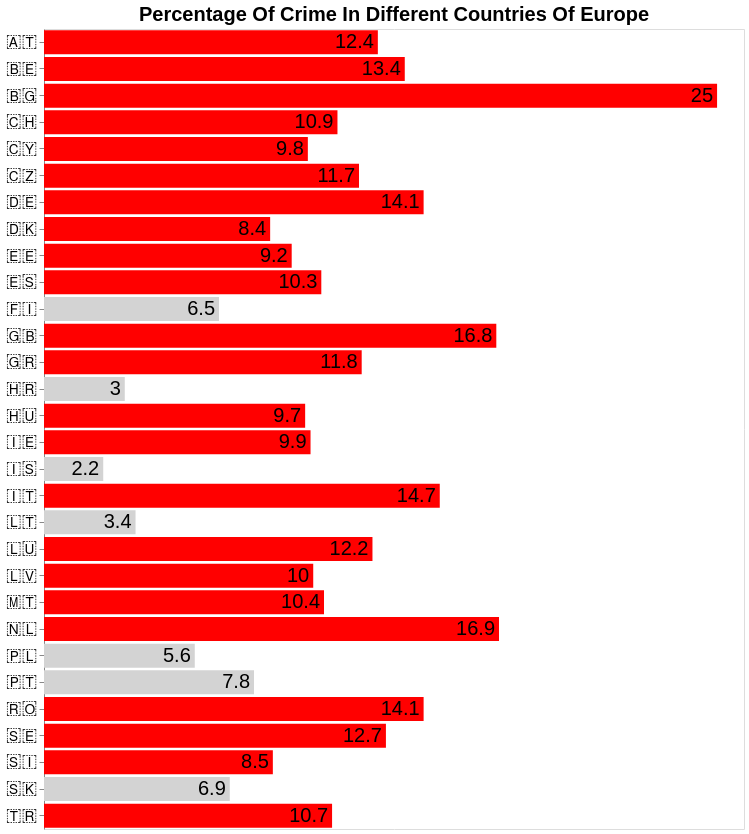

Vega-Lite specification for this chart:
### Vega-Lite specification from a JSON file in a GitHub repository (floating-point values rounded to 4 significant figures)
{"$schema": "https://vega.github.io/schema/vega-lite/v4.json", "description": "Vega-Lite version of bar chart from https://observablehq.com/@d3/learn-d3-scales.", "title": {"text": "Percentage Of Crime In Different Countries Of Europe", "fontSize": 20}, "width": 700, "height": 800, "background": "white", "data": {"values": [{"country": "🇦🇹", "PercentageofCrime": 12.4}, {"country": "🇧🇪", "PercentageofCrime": 13.4}, {"country": "🇧🇬", "PercentageofCrime": 25}, {"country": "🇨🇭", "PercentageofCrime": 10.9}, {"country": "🇨🇾", "PercentageofCrime": 9.8}, {"country": "🇨🇿", "PercentageofCrime": 11.7}, {"country": "🇩🇪", "PercentageofCrime": 14.1}, {"country": "🇩🇰", "PercentageofCrime": 8.4}, {"country": "🇪🇪", "PercentageofCrime": 9.2}, {"country": "🇬🇷", "PercentageofCrime": 11.8}, {"country": "🇪🇸", "PercentageofCrime": 10.3}, {"country": "🇫🇮", "PercentageofCrime": 6.5}, {"country": "🇭🇷", "PercentageofCrime": 3}, {"country": "🇭🇺", "PercentageofCrime": 9.7}, {"country": "🇮🇪", "PercentageofCrime": 9.9}, {"country": "🇮🇸", "PercentageofCrime": 2.2}, {"country": "🇮🇹", "PercentageofCrime": 14.7}, {"country": "🇱🇹", "PercentageofCrime": 3.4}, {"country": "🇱🇺", "PercentageofCrime": 12.2}, {"country": "🇱🇻", "PercentageofCrime": 10}, {"country": "🇲🇹", "PercentageofCrime": 10.4}, {"country": "🇳🇱", "PercentageofCrime": 16.9}, {"country": "🇵🇱", "PercentageofCrime": 5.6}, {"country": "🇵🇹", "PercentageofCrime": 7.8}, {"country": "🇷🇴", "PercentageofCrime": 14.1}, {"country": "🇸🇪", "PercentageofCrime": 12.7}, {"country": "🇸🇮", "PercentageofCrime": 8.5}, {"country": "🇸🇰", "PercentageofCrime": 6.9}, {"country": "🇹🇷", "PercentageofCrime": 10.7}, {"country": "🇬🇧", "PercentageofCrime": 16.8}]}, "params": [{"name": "Country_selection", "bind": {"input": "select", "options": [null, "🇦🇹", "🇧🇪", "🇧🇬", "🇨🇭", "🇨🇾", "🇨🇿", "🇩🇪", "🇩🇰", "🇪🇪", "🇬🇷", "🇪🇸", "🇫🇮", "🇭🇷", "🇭🇺", "🇮🇪", "🇮🇸", "🇮🇹", "🇱🇹", "🇲🇹", "🇱🇺", "🇳🇱", "🇵🇹", "🇷🇴", "🇵🇱", "🇸🇪", "🇸🇮", "🇸🇰", "🇹🇷", "🇬🇧"], "labels": ["Show All", "🇦🇹", "🇧🇪", "🇧🇬", "🇨🇭", "🇨🇾", "🇨🇿", "🇩🇪", "🇩🇰", "🇪🇪", "🇬🇷", "🇪🇸", "🇫🇮", "🇭🇷", "🇭🇺", "🇮🇪", "🇮🇸", "🇮🇹", "🇱🇹", "🇲🇹", "🇱🇺", "🇳🇱", "🇵🇹", "🇷🇴", "🇵🇱", "🇸🇪", "🇸🇮", "🇸🇰", "🇹🇷", "🇬🇧"], "name": "Country Selection: "}}], "transform": [{"filter": "Country_selection == null || datum.country == Country_selection"}], "encoding": {"y": {"field": "country", "type": "nominal", "axis": {"title": null, "labelFontSize": 18}}, "x": {"field": "PercentageofCrime", "type": "quantitative", "title": null, "axis": null}}, "layer": [{"mark": "bar", "encoding": {"color": {"condition": {"test": {"field": "PercentageofCrime", "gt": 8}, "value": "red"}, "value": "lightgrey"}}}, {"mark": {"type": "text", "fontSize": 20, "align": "right", "xOffset": -4, "aria": false}, "encoding": {"text": {"field": "PercentageofCrime", "type": "quantitative"}, "color": {"value": "Black"}}}], "config": {"tick": {}}}
